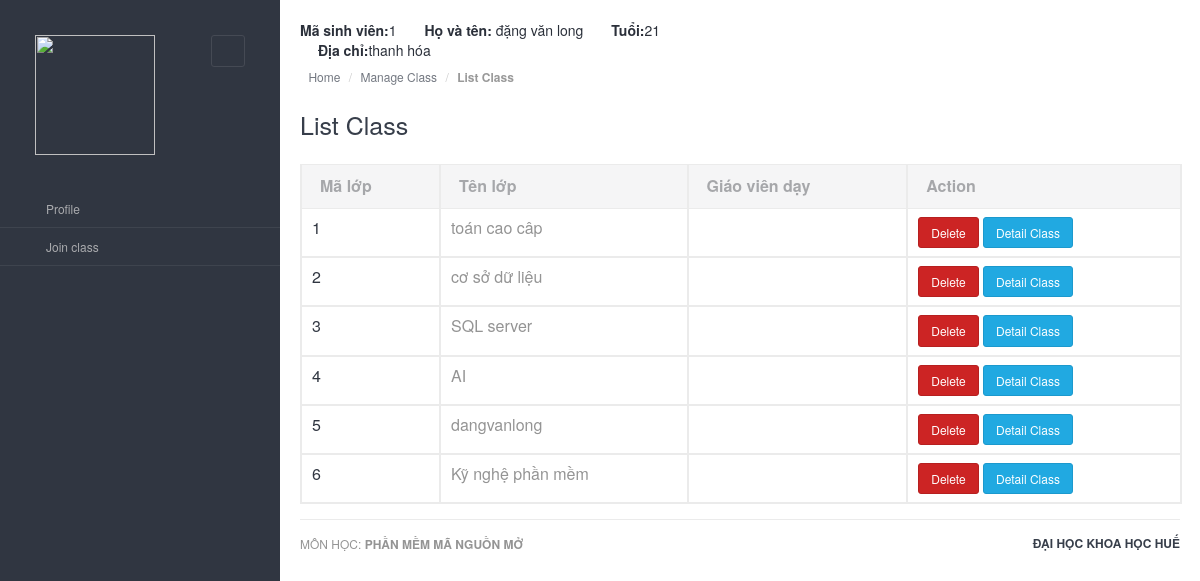
The app's page /list-class (signed in) with its own data.
### app/models.py (models this page shows, shortened)
class Student(UserMixin,db.Model):
    id = db.Column(db.Integer, primary_key=True)
    name = db.Column(db.String(64), nullable = False)
    age = db.Column(db.Integer, nullable = True)
    address = db.Column(db.String(64), nullable = True)
    email = db.Column(db.String(120), index=True, unique=True, nullable = False)
    password = db.Column(db.String(128), nullable = False)
    active = db.Column(db.Boolean,  default=True)

class Class(db.Model):
    id = db.Column(db.Integer, primary_key=True)
    name = db.Column(db.String(100), nullable = False)
    teacher_name = db.Column(db.String(100), nullable = False)

### app/routes.py (the view)
@app.route('/list-class')
@login_required
def class_manager():
    list_class = Class.query.all()
    user = Student.query.get(current_user.id)
    return render_template('class_view.html',title="List class",user=user,list_class=list_class)

### app/models.py (called while the page is built)
@login.user_loader
def loader_id(id):
    return Admin.query.get(int(id))

### app/templates/class_view.html (shortened to what this page needs)
{% extends "layouts/base.html" %} {% block content %}
<div class="main-content">
    <div class="row">
        <div class="col-md-6 col-sm-8 clearfix">
            <ul class="user-info pull-left pull-none-xsm">
                <li class="profile-info dropdown">
                    <a class="dropdown-toggle" data-toggle="dropdown">
                        <strong> Mã sinh viên:</strong>{{ user.id }}
                    </a>
                </li>
                <li class="profile-info dropdown">
                    <a class="dropdown-toggle" data-toggle="dropdown">
                        <strong>&emsp; Họ và tên: </strong>{{ user.name }}
                    </a>
                </li>
                <li class="profile-info dropdown">
                    <a class="dropdown-toggle" data-toggle="dropdown">
                        <strong>&emsp; Tuổi:</strong>{{ user.age }}
                    </a>
                </li>
                <li class="profile-info dropdown">
                    <a class="dropdown-toggle" data-toggle="dropdown">
                        <strong>&emsp; Địa chỉ:</strong>{{ user.address }}
                    </a>
                </li>
            </ul>
        </div>
    </div>
    <ol class="breadcrumb bc-3">
        <li>
            <a href="#"><i class="fa-home"></i>Home</a>
        </li>
        <li><a href="#">Manage Class</a></li>
        <li class="active"><strong>List Class</strong></li>
    </ol>
    <h2>List Class</h2>
    <br />
    <table class="table table-bordered datatable" id="table-1">
        <thead>
            <th>Mã lớp</th>
            <th>Tên lớp</th>
            <th>Giáo viên dạy</th>
            <th>Action</th>
        </thead>
        <tbody>
            {% for class in list_class %}
            <tr>
                <th scope="row">
                    {{ class.id }}
                </th>
                <td>
                    {{ class.name }}
                </td>
                <td>
                </td>
                <td>
                    <button class="btn btn-danger" type="button" onclick="delete_class('{{class.id}}')">Delete</button>
                    <button class="btn btn-info" type="button" onclick='window.open( "detail_class?id={{class.id}}", "_self")'>
                        Detail Class
                    </button>
                </td>
            </tr>
            {% endfor %}
        </tbody>
    </table>
    {% endblock %}

### app/templates/layouts/base.html (shortened to what this page needs)
<html lang="en">
<head>
    <link rel="stylesheet" href="static/js/jquery-ui/css/no-theme/jquery-ui-1.10.3.custom.min.css" id="style-resource-1" />
    <link rel="stylesheet" href="static/css/font-icons/entypo/css/entypo.css" id="style-resource-2" />
    <link rel="stylesheet" href="static/css/bootstrap.css" id="style-resource-4" />
    <link rel="stylesheet" href="static/css/neon-core.css" id="style-resource-5" />
    <link rel="stylesheet" href="static/css/neon-theme.css" id="style-resource-6" />
    <link rel="stylesheet" href="static/css/neon-forms.css" id="style-resource-7" />
    <link rel="stylesheet" href="static/css/custom.css" id="style-resource-8" />
    <link rel="stylesheet" href="static/fontawesome/css/all.css">
</head>
<body class="page-body" data-url="https://demo.neontheme.com">
    <div class="page-container">
        <div class="sidebar-menu">
            <div class="sidebar-menu-inner">
                <header class="logo-env">
                    <div class="logo">
                        <a href="https://demo.neontheme.com/dashboard/main/">
                            <img src="static/images/python-logo2.png" width="120" alt="" />
                        </a>
                    </div>
                    <div class="sidebar-collapse">
                        <a href="#" class="sidebar-collapse-icon">
                            <i class="entypo-menu"></i>
                        </a>
                    </div>
                </header>
                <ul id="main-menu" class="main-menu">
                    <li class="has-sub">
                        <a href="/profile">
                            <i class="entypo-doc-text"></i><span class="title">Profile</span>
                        </a>
                    </li>
                    <li class="has-sub">
                        <a href="/join-class">
                            <i class="entypo-doc-text"></i><span class="title">Join class</span>
                        </a>
                    </li>
                </ul>
            </div>
        </div>
        {% block content %} {% endblock %}
        <footer class="main">
            <div class="pull-right">
                <a target="_blank"><strong>ĐẠI HỌC KHOA HỌC HUẾ</strong></a>
            </div>
            MÔN HỌC: <strong>PHẦN MỀM MÃ NGUỒN MỞ</strong>
        </footer>
    </div>
    <link rel="stylesheet" href="static/js/datatables/datatables.css" />
    <link rel="stylesheet" href="static/js/select2/select2-bootstrap.css" />
    <link rel="stylesheet" href="static/js/select2/select2.css" />
</body>
</html>

### app/static/js/datatables/datatables.css (style rules this page uses)
table.dataTable { width:100%;margin:0 auto;clear:both;border-collapse:separate;border-spacing:0 }
table.dataTable thead th,table.dataTable tfoot th { font-weight:700 }
table.dataTable thead th,table.dataTable thead td { padding:10px 18px;border-bottom:1px solid #111 }
table.dataTable tbody tr { background-color:#fff }
table.dataTable tbody th,table.dataTable tbody td { padding:8px 10px }
table.dataTable,table.dataTable th,table.dataTable td { -webkit-box-sizing:content-box;-moz-box-sizing:content-box;box-sizing:content-box }

### records on screen
Student: id "1", name "đặng văn long", age "21", address "thanh hóa"
Class: id "1", name "toán cao câp"
Class: id "2", name "cơ sở dữ liệu"
Class: id "3", name "SQL server"
Class: id "4", name "AI"
Class: id "5", name "dangvanlong"
Class: id "6", name "Kỹ nghệ phần mềm"
